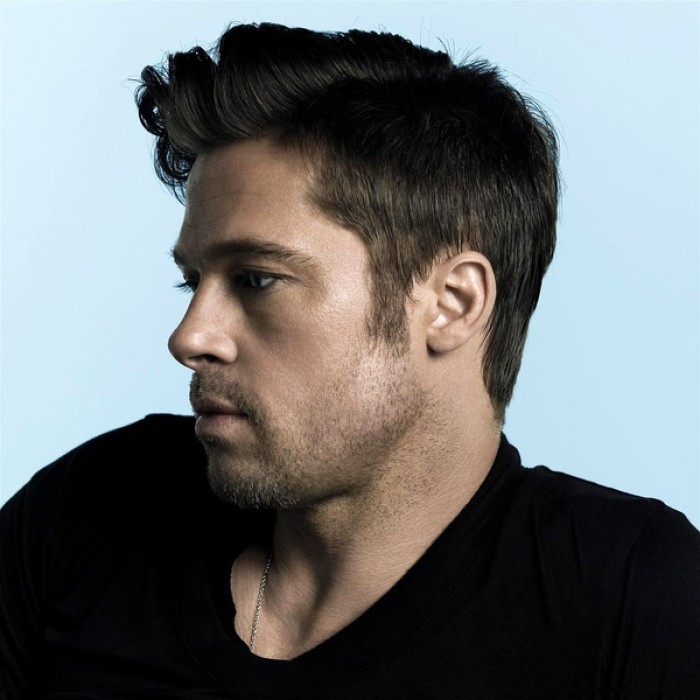
#> input picture LinearAlgebra-master/test_boy.jpeg, 700 x 700 px
$ jupyter execute --allow-errors Linear_Algebra.ipynb
#> lines starting #> are read from the running program, lines starting #| are printed output that depends on the picture
# 线性代数：机器学习背后的优化原理


线性代数作为数学的一个分支，广泛应用于科学和工程中，掌握好线性代数对于理解和从事机器学习算法相关工作是很有必要的，尤其对于深度学习算法而言

[cell 1]
# import相关库
import pandas as pd
import numpy as np
import matplotlib.pyplot as plt
import seaborn as sb

## 1、标量，向量，矩阵，张量

**首先，让我们回顾下基本的定义：**

- 标量（scalar）：形式而言，一个标量是一个单独的数，常用斜体的小写变量名称来表示。_v_

- 向量（vector）：形式而言，一个向量是一列有序数，常用粗体的小写变量名称表示**v**，或者上面标记剪头$\vec{v}$

- 矩阵（matrix）：形式而言，一个矩阵是一个二维数组，常用大写变量名称表示A，表示内部的元素则会使用$A_{i,j}$

- 张量（tensor）：形式而言，一个张量是一个多维数组，常用粗体的大写字母变量名称表示**T**，表示内部的元素则会使用$A_{i,j,z}$ 等等

用图片直观的显示区别如下

**接下来让我们回顾下基本的运算：**

- 加法

- 标量乘法

- 转置

- 矩阵向量乘法（内积，人工智能中常见的拼写：matrix product 或者 dot product）

**线性方程组：**

由矩阵乘法也演变出了我们最常见的线性方程组，已知矩阵与未知向量的乘积，等于另一个已知向量，通过此方程组可求解那个未知向量，一般写为x，具体如下表示。
等式左侧可以这么来理解：

列为具体的矩阵来看：
$$
\begin{bmatrix}
    A_{1,1} & A_{1,2} & \cdots & A_{1,n} \\\\
    A_{2,1} & A_{2,2} & \cdots & A_{2,n} \\\\
    \cdots & \cdots & \cdots & \cdots \\\\
    A_{m,1} & A_{m,2} & \cdots & A_{m,n}
\end{bmatrix}
\times
\begin{bmatrix}
    x_1 \\\\
    x_2 \\\\
    \cdots \\\\
    x_n
\end{bmatrix}
=
\begin{bmatrix}
    b_1 \\\\
    b_2 \\\\
    \cdots \\\\
    b_m
\end{bmatrix}
$$

或者更简单的表示为

$$Ax=b$$

既然有未知数，那么自然需要求解未知数，而我们的未知数需要满足所有方程，也不是一直都有解的，下面来列我们二维矩阵所组成的方程解的情况,若两条线平行不存在焦点，那么说明没有一个$x_1$, $x_2$同时满足两个方程，则此方程组无解，同理，若相交，则有一个解，若完全相等，则有无穷个解。

### 基本运算并绘图
例题 $\vec{v}$ + $\vec{w}$

$\hspace{1cm}\vec{v} = \begin{bmatrix} 1\\ 1\end{bmatrix}$

$\hspace{1cm}\vec{w} = \begin{bmatrix} -2\\ 2\end{bmatrix}$

结果需要先使用numpy计算向量运算结果，并用LaTeX公式表示：

$\hspace{1cm}\vec{v}+\vec{w} = \begin{bmatrix} -1\\ 3\end{bmatrix}$

并使用matlibplot绘制出(图表颜色样式不要求)

**根据上面例题展示，计算并绘制  $2\vec{v}$ - $\vec{w}$  的结果**

$\hspace{1cm}\vec{v} = \begin{bmatrix} 4\\ 1\end{bmatrix}$

$\hspace{1cm}\vec{w} = \begin{bmatrix} -1\\ 2\end{bmatrix}$

[cell 2]
vec_v = np.array([4,1])
vec_w = np.array([-1,2])
a = 2
vec_av = 2*vec_v
result_vec = vec_av - vec_w

ax = plt.axes()

ax.plot(0,0,'or')
#绘制向量v
ax.arrow(0, 0, *vec_v, color='b', linewidth=2.5, head_width=0.30, head_length=0.35)
#绘制向量2v
ax.arrow(0, 0, *vec_av, color='c', linestyle='dotted', linewidth=2.5, head_width=0.30,
         head_length=0.35)
#绘制向量w
ax.arrow(0, 0, *vec_w, color='g', linewidth=2.5, head_width=0.30, head_length=0.35)
#绘制向量2v-w
ax.arrow(vec_w[0], vec_w[1], *result_vec, color='k', linewidth=3.5, head_width=0.30, head_length=0.35)

plt.xlim(-3, 10)

major_xticks = np.arange(-3, 10)
ax.set_xticks(major_xticks)


plt.ylim(-1, 10)

major_yticks = np.arange(-1, 10)
ax.set_yticks(major_yticks)

#> (the rest of this cell did not finish here and is left out)

方程组求解讲解：
$$
\begin{cases}
y = 2x + 1\\\\
y = 6x - 2
\end{cases}
$$
用matplotlib绘制图表

由上可知此方程组有且仅有一个解

需使用numpy（或自写算法）计算该解的结果
$$
\begin{cases}
x = \frac{3}{4} \\\\
y = \frac{5}{2}
\end{cases}
$$

**根据上面例题展示，绘制方程组，说明是否有解是否为唯一解，若有解需计算出方程组的解**
$$
\begin{cases}
y = 2x + 1\\\\
y = \frac{1}{10}x+6
\end{cases}
$$

**方程组的解，有唯一解**
$$
\begin{cases}
x = {2.63157895} \\\\
y = {6.26315789}
\end{cases}
$$

[cell 3]
def check_vector_span(set_of_vectors, vector_to_check):
    vector_of_scalars = np.asarray([None]*set_of_vectors.shape[0])
    try:
        vector_of_scalars = np.linalg.solve(set_of_vectors, vector_to_check)
        if not (vector_of_scalars is None):
            print("\nVector is within span.\nScalars in s:", vector_of_scalars)

    except Exception as exception_type:
        if str(exception_type) == "Singular matrix":
            print("\nNo single solution\nVector is NOT within span")
        else:
            print("\nUnexpected Exception Error:", exception_type)
    return vector_of_scalars

v_mat = np.array([[2, -1], [1, -10]])
t_vec = np.array([-1, -60])
result = check_vector_span(v_mat,t_vec)


x = np.arange(-10, 10)
y1 = 2*x + 1
y2 = (1/10)*x + 6
plt.figure()
plt.plot(x, y1)
plt.plot(x, y2)
plt.xlim(-2, 8)
plt.ylim(-2, 10)

plt.axvline(x=0,color='r');
plt.axhline(y=0,color='r');
#> (the rest of this cell did not finish here and is left out)

## 迹运算
迹运算返回的是矩阵对角元素的和，如图所示

写成数学公式为：
$$ \large Tr(A) = \sum_{i}A_{i,i}$$

**说明题：**

使用numpy验证
$$
\large Tr(ABC) = Tr(CAB) = Tr(BCA)
$$
其中
$$
A=
\begin{bmatrix}
    7 & 6 \\\\
    29 & 3
\end{bmatrix}
$$

$$
B=
\begin{bmatrix}
    2 & -8 \\\\
    9 & 10
\end{bmatrix}
$$

$$
C=
\begin{bmatrix}
    2 & 17 \\\\
    1 & 5
\end{bmatrix}
$$

[cell 4]
A = np.array([[7,6],[29,3]])
B = np.array([[2,-8],[9,10]])
C = np.array([[2,17],[1,5]])
tr_ABC = A.dot(B).dot(C).trace()
tr_CAB = C.dot(A).dot(B).trace()
tr_BCA = B.dot(C).dot(A).trace()
print(tr_ABC,tr_CAB,tr_BCA)

## 衡量向量以及矩阵的大小：范数与条件数

### 范数的定义

在线性代数等数学分支中，范数（Norm）是一个函数，其给予某向量空间（或矩阵）中的每个向量以长度或称之为大小。对于零向量，其长度为零。直观的说，向量或矩阵的范数越大，则我们可以说这个向量或矩阵也就越大。有时范数有很多更为常见的叫法，如绝对值其实便是一维向量空间中实数或复数的范数，范数的一般化定义：设$p\ge 1$，p-norm用以下来表示

$$ \large {\Vert x \Vert}_{p} =  \lgroup {\sum_{i}{\vert x_i \vert}^p }\rgroup ^{\frac{1}{p}}$$

此处，当p=1时，我们称之曼哈顿范数(Manhattan Norm)。其来源是曼哈顿的出租车司机在四四方方的曼哈顿街道中从一点到另一点所需要走过的距离。也即我们所要讨论的L1范数。其表示某个向量中所有元素绝对值的和。 而当p=2时，则是我们最为常见的Euclidean norm。也称为Euclidean distance，中文叫欧几里得范数，也即我们要讨论的L2范数，他也经常被用来衡量向量的大小。 而当p=0时，严格的说此时p已不算是范数了，L0范数是指向量中非0的元素的个数，但很多人仍然称之为L0范数（Zero norm零范数）。 这三个范数有很多非常有意思的特征，尤其是在机器学习中的正则化（Regularization）以及稀疏编码（Sparse Coding）有非常有趣的应用，这个在进阶课程可以做更深入的了解。

**L0 范数**
$$ \large \Vert x \Vert = \sqrt[0]{\sum_i x_i^0} = \#(i|x_i \neq0) $$
**L1 范数**
$$ \large {\Vert x \Vert}_{1} =  \lgroup {\sum_{i}{\vert x_i \vert} }\rgroup $$
**L2 范数**
$$ \large {\Vert x \Vert}_{2} =  \lgroup {\sum_{i}{\vert x_i \vert}^2 }\rgroup ^{\frac{1}{2}}$$

另外这里还存在特例：
 当 $ p -> \infty $ 时，我们称之为 $ L^{\infty} $范数，也被称为“maximum norm（max范数）”，这个范数表示向量中具有最大幅度的元素的绝对值：

$$ \large {\Vert x \Vert}^{\infty} =  \max_{i}{\vert x_i \vert} $$

[以上资料部分参考wiki](http://t.cn/RINHvvt)

### 计算向量的范数
编写一个函数来计算一下向量的各种范数。

[cell 5]
# 实现这里向量范数计算的函数，要求可以计算p = 0,1,2,3 ... 无穷 情况下的范数

""" 计算向量的范数
    参数
        x: 向量 numpy数组 或者list数组
        p: 范数的阶，int型整数或者None
        infty: 是否计算max范数，bool型变量，True的时候表示计算max范数，False的时候计算p范数

    返回
        向量的范数，float类型数值

"""
# [9 lines left out: function calc_Norm, not called in this run]

### 计算矩阵的范数
我们也需要衡量矩阵的大小，对于矩阵大小的衡量在很多优化问题中是非常重要的。而在深度学习中，最常见的做法是使用Frobenius 范数(Frobenius norm)，也称作矩阵的F范数，其定义如下：

$$ \large {\Vert A \Vert}_{F} =  \sqrt {\sum_{i,j}{\vert A_{i,j} \vert}^2 } $$

我们这里继续来计算一下F范数

[cell 6]
""" 计算向量的范数
    参数
        A: 给定的任意二维矩阵 list或者numpy数组形式

    返回
        矩阵的Frobenius范数，float类型数值

"""
def calc_Frobenius_Norm(A):
    test_sample = np.array(A, dtype=np.float64)
    return np.sqrt(np.square(test_sample).sum()) #或者np.linalg.norm(test_sample,"fro")

### 计算矩阵的条件数
矩阵的条件数(condition number)是矩阵（或者它所描述的线性系统）的稳定性或者敏感度的度量，我们这里为了简化条件，这里只考虑矩阵是奇异矩阵的时候，如何计算以及理解条件数(condition number):

当矩阵A为奇异矩阵的时候，condition number为无限大；当矩阵A非奇异的时候，我们定义condition number如下：

$$ \large \kappa{(A)} =  {\Vert A \Vert}_F {\Vert A^{-1} \Vert}_F$$

[奇异矩阵，非奇异矩阵](https://zh.wikipedia.org/wiki/%E9%9D%9E%E5%A5%87%E5%BC%82%E6%96%B9%E9%98%B5)

计算矩阵的条件数

[cell 7]
""" 计算矩阵的条件数
    参数
        A: 给定的任意二维矩阵 list或者numpy数组形式

    返回
        矩阵的condition number,

"""
def calc_Condition_Number(A):
    A_mat_inv = np.linalg.inv(A)
    return calc_Frobenius_Norm(A)*calc_Frobenius_Norm(A_mat_inv)

v_mat = np.array([[1, 2], [2, 4.001]])
t_vec = np.array([1.001, 2.001])
result = check_vector_span(v_mat,t_vec)

** 条件数越大时候，当方程组AX=b，b哪怕发成很小的改变，x的解也会有大的改变，反之，当条件数越小，b产生微小的改变，
x的解也是只有微小的改变。条件数的大小充分反映了矩阵计算的稳定性 **

考虑更为通用的一种情况，我们计算一个典型的线性回归系统:

$$ Ax = b $$

可以简单推导得出其闭式解为：$ x=(A^TA)^{−1}A^Tb $ ，如果 $A^TA$可逆

推导过程：

1.等式两边乘以$A^T$
$$ A^TAx = A^Tb $$
2.等式两边乘以$(A^TA)^{-1}$
$$ (A^TA)^{-1}A^TAx = (A^TA)^{−1}A^Tb $$
3.因为$A^{-1}A = I$，两边约去即可得：
$$ x=(A^TA)^{−1}A^Tb $$

当我们需要拟合的数据A满足数据量远远小于特征数目的时候，也就是A矩阵的行数 << A矩阵的列数的时候，因为$A^TA$不是奇异矩阵，此时方程组不存在闭式解；那么我们该如何重新构造$A^TA$，使得该闭式解成立？
我们知道对于高斯消去法来说，如果主对角线上的元素很小，在计算时就会表现出病态的特征，也就是会出现很大的方程解的大变动。

1. 单位矩阵的condition number是最低的，是最为稳定的；

2. 如果要使得该系统存在闭式解，那么就必须使得求逆运算是可以进行的，也就是说重新构造的$A^TA$必须是可逆的方阵；

3. 重新构造的方式可以是在$A^TA$基础上进行加或者减或者乘除相关矩阵的操作；

一种可行的方式就是：
$$ x = (A^TA+\lambda I)^{−1}A^Tb $$
增加一个正则项$\lambda I$，就可以改变$A^TA$对角线的元素值，这样就能控制方程解的变化程度

实际上我们最为常用的[Ridge Regression](http://scikit-learn.org/stable/modules/linear_model.html)和 L2范数以及condition number之间某种程度上是可以相互推导的：

首先，Ridge Regression的损失函数为：
$$ J_x = min({\Vert Ax -y \Vert}^2 + \alpha {\Vert x \Vert}^2) $$
我们展开这个损失函数：
$$ {\Vert Ax -y \Vert}^2 + \alpha {\Vert x \Vert}^2  =  (Ax -y)^T (Ax-y) + \alpha x^Tx$$
由于这里是一个凸函数，我们令导数等于零，即为最小值的解，求导可得：
$$ A^T (Ax-y) + \alpha x = 0 $$

整理即可得到：
$$ x = (A^TA+\lambda I)^{−1}A^Tb $$

## 5、SVD(奇异值分解)

[SVD](https://en.wikipedia.org/wiki/Singular-value_decomposition)是Singular value decomposition的缩写，称为奇异值分解，是分解矩阵的一种方式，会将矩阵分解为奇异向量（singular vector）和奇异值（singular value），分解的意义其实很明确，就是想将一个很大很复杂的矩阵，用更小更简单的几个子矩阵的相乘来表示，这些小矩阵描述的是矩阵的重要的特性。

那么SVD具体的数学表达是什么呢？

假设有一个矩阵C，我们可以将矩阵C分解为三个矩阵的乘积：

$$\large C = UDV^{T}$$

如果C是一个m x n的矩阵，那么U是一个m x m的矩阵，D是一个m x n的矩阵，V是一个n x n的矩阵，这些小矩阵并不是普普通通的矩阵，U和V都定义为正交矩阵，而D定义为对角矩阵。

SVD最常用的做法就是用来进行特征的降维以及矩阵的低秩重构，例如这里分别取矩阵U、D、VT的前k列，如图示中的白色部分，然后重新计算新的C矩阵，即为k维度下的矩阵重构，这种方法被广泛应用于自然语言处理[LSA](https://en.wikipedia.org/wiki/Latent_semantic_analysis)、推荐系统[SVD++,FM,FFM](https://tech.meituan.com/deep_understanding_of_ffm_principles_and_practices.html)等领域，如有兴趣可以继续参考链接相关资料。

### 使用numpy去计算任意矩阵的奇异值分解：

[cell 8]
""" 计算任意矩阵的奇异值分解
    参数
        A: 给定的任意二维矩阵 list或者numpy数组形式

    返回
        使用numpy.linalg相关函数，直接返回分解之后的矩阵U,D,V

"""
def calc_svd(A):
    U,D,VT=np.linalg.svd(A)
    return U,D,VT

[cell 9]
# 利用SVD进行对于矩阵进行降维

""" 利用SVD进行对于矩阵进行降维
    参数
        A: 给定的任意二维矩阵 list或者numpy数组形式 shape为(m,n)
        topk: 降维的维度 (m,n) -> (m,topk)

    返回
        降维后的矩阵 (m, topk)

    求解方法:
    1. 对角矩阵D存在一个较为明显的特性，就是D的对角线元素是递减的，这些元素实际上是衡量了所分解的矩阵U,V的列向量的重要性
    2. 因此我们常说的svd降维就是利用选取的前topk大的对角线矩阵元素进行构造新的降维矩阵
    3. U的按照前topk截取的列向量 * topk截取的对角矩阵 即为新的降维后的矩阵

"""
# [5 lines left out: function calc_svd_decompostion, not called in this run]

### 利用奇异值分解对矩阵进行降维后重构

[cell 10]
""" 利用SVD进行对于矩阵进行降维
    参数
        A: 给定的任意二维矩阵 list或者numpy数组形式 shape为(m,n)
        topk: 降维的维度 (m,n) -> (m,topk)

    返回
        降维重构后的矩阵 (m, n)

        这里除了降维矩阵外，另外一个较为常见的应用就是对矩阵进行重构，具体的做法类似前面的思路
        1. 选取对应的U，D，V的topk向量
        2. U的按照前topk截取的列向量 * topk截取的对角矩阵 * V^T按照前topk截取的行向量(注意这里是V的转置,因为分解得到的是V^T)

"""
def calc_svd_reconsitution(A, topk = 2):
    U,D,VT = calc_svd(A)
    D_V = np.diag(D[:topk])
    U_V = U[:,:topk]
    VT_V = VT[:topk,]
    return U_V.dot(D_V).dot(VT_V)

### 计算不同降维大小重构矩阵的Frobenius范数损失

定义矩阵$A$以及使用SVD降维（降维大小为k)分解后的重构矩阵$A_k$，则这里的F范数损失定义如下：

  $$ \Large Loss_{F} = {\Vert A - A_k \Vert}_F $$

这里需要编码求出对于给定的矩阵A 分别在不同的降维幅度下重构后的F范数损失，并且作出损失大小随着降维大小的变化图：

[cell 11]
loss_hist = []
for topk in range(1,13):
    ### 计算相应的SVD topk降维后的重构矩阵，需实现calc_svd_reconsitution
    ### 计算对应的F范数损失，并存储loss放入loss_hist列表中
    A_K = calc_svd_reconsitution(A,topk)
    result_norm = calc_Frobenius_Norm(A - A_K)
    loss_hist.append(result_norm)
### 画出F损失随着降维大小的变化图
### x坐标为对应的降维大小，y坐标为对应的F损失
plt.plot(range(1,13),loss_hist,'r--')
plt.xlabel('decomposition size')
plt.ylabel('F Loss')
plt.show()
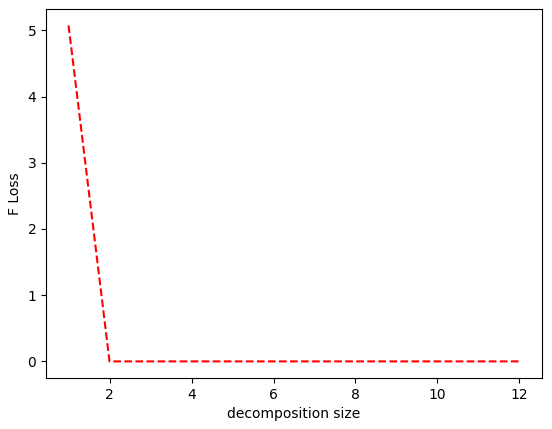
#> figure drawn by matplotlib, 1 panel; curve peaks at x = 1, y = 5.07

### SVD的有趣应用
使用svd对图片进行降维

[cell 12]
from PIL import Image
im = Image.open('test_boy.jpeg')
#> im is the input picture: PIL image 700x700 RGB; mean R, G, B 110.7, 114.4, 115.4
im = im.convert("L")
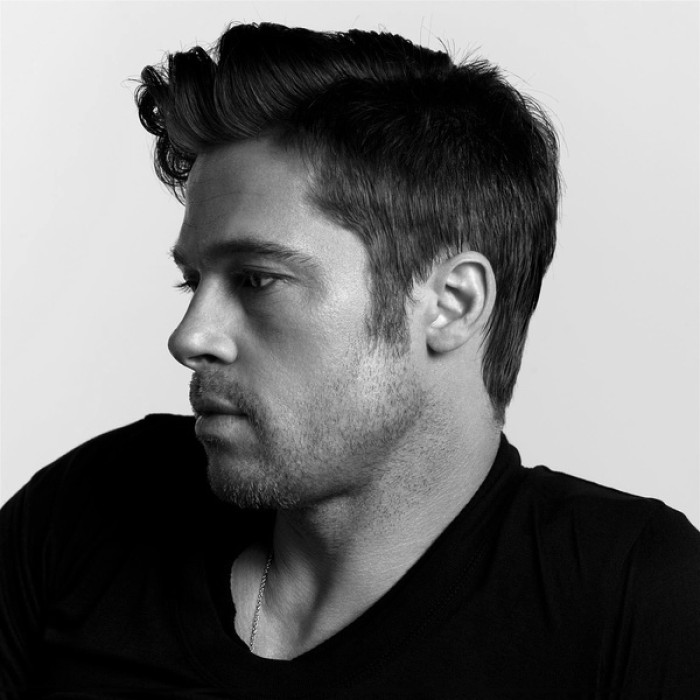
#> im: PIL image 700x700 L; min 0, max 251, mean 113.4
width, height = im.size
pixels = np.array(im.getdata(band = 0),dtype=np.int64)
A = np.reshape(pixels, (height,width))
U,D,VT = calc_svd(A)
#> in calc_svd (call 13), `U,D,VT=np.linalg.svd(A)`:
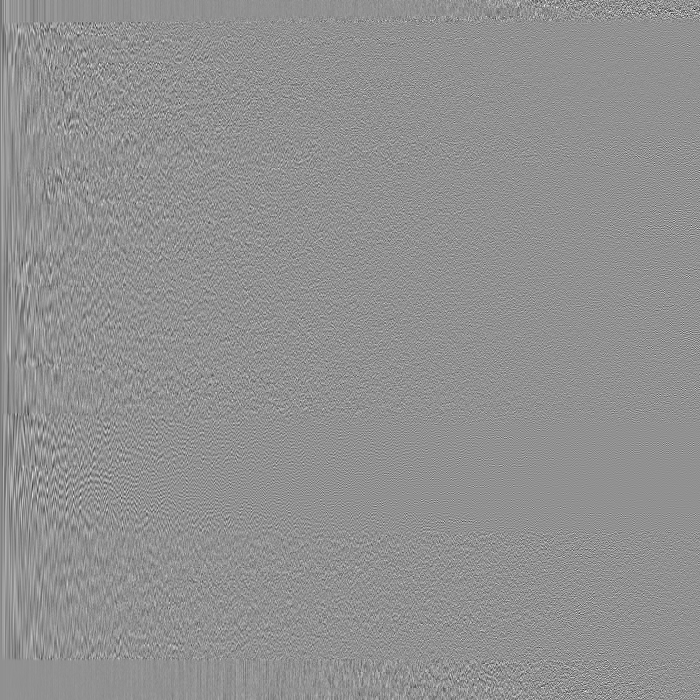
#> U: shape (700, 700) float64; min -0.338, max 0.255, mean -1.44e-05; drawn with min black and max white
#> in calc_svd (call 13), `U,D,VT=np.linalg.svd(A)`:
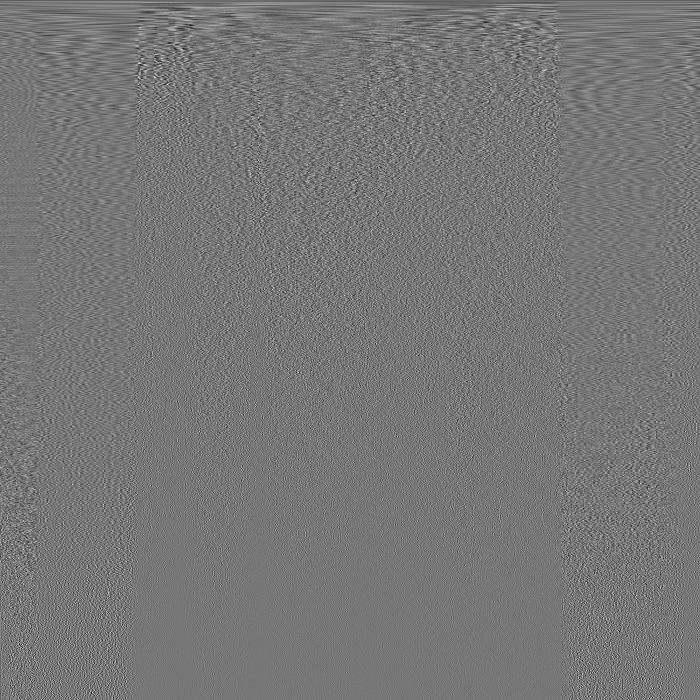
#> VT: shape (700, 700) float64; min -0.261, max 0.297, mean -5.48e-05; drawn with min black and max white
#> in calc_svd (call 13), `U,D,VT=np.linalg.svd(A)`: D = 700 values, max 96892.5 at index 0, min 0.0345 at index 699, mean 486.8

[cell 13]
plt.figure(figsize=(16,6))
for i,topk in enumerate([5, 10, 15, 20, 30, 50]):
    reconstimg = np.matrix(U[:, :topk]) * np.diag(D[:topk]) * np.matrix(VT[:topk, :])
    plt.subplot(231+i)
    plt.imshow(reconstimg, cmap='gray')
    title = "n = %s" % ((i+1)*5)
    plt.title(title)
#> this loop made 6 passes
#> pass 1, `reconstimg = np.matrix(U[:, :topk]) * np.diag(D[:topk]) * np.matrix(VT..`:
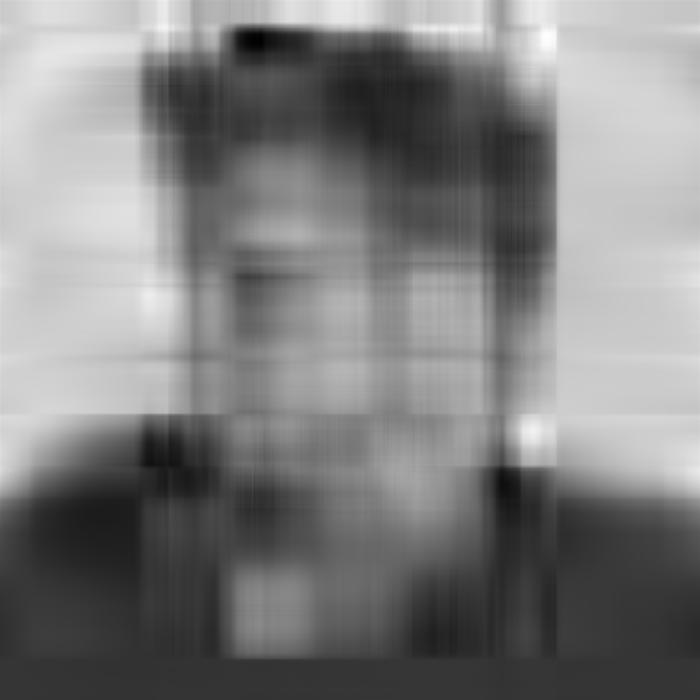
#> reconstimg: shape (700, 700) float64; min -72.88, max 299.8, mean 113.4; drawn with min black and max white
#> pass 2, `reconstimg = np.matrix(U[:, :topk]) * np.diag(D[:topk]) * np.matrix(VT..`:
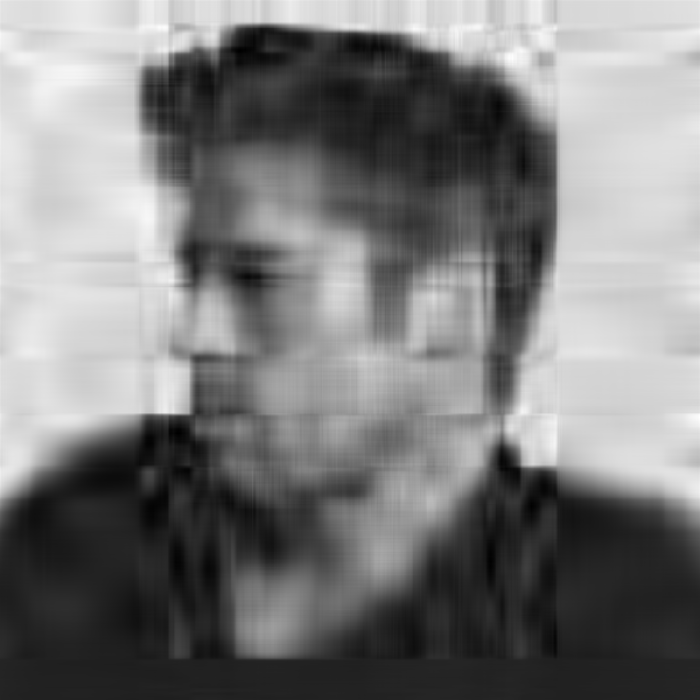
#> reconstimg: shape (700, 700) float64; min -37.29, max 273.6, mean 113.4; drawn with min black and max white
#> pass 3, `reconstimg = np.matrix(U[:, :topk]) * np.diag(D[:topk]) * np.matrix(VT..`:
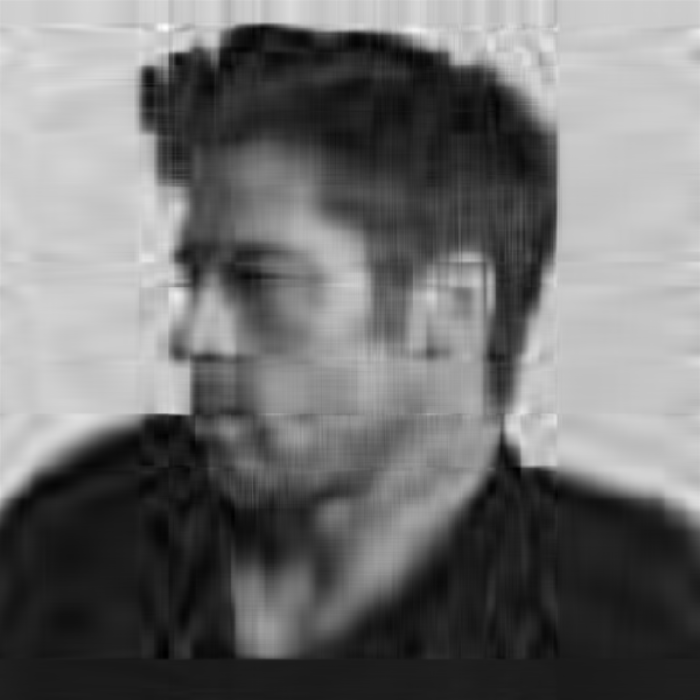
#> reconstimg: shape (700, 700) float64; min -31.24, max 296.7, mean 113.4; drawn with min black and max white
plt.show()
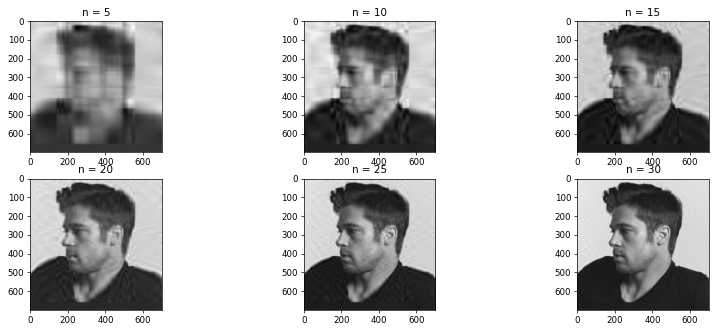
#> figure drawn by matplotlib, 6 panels
